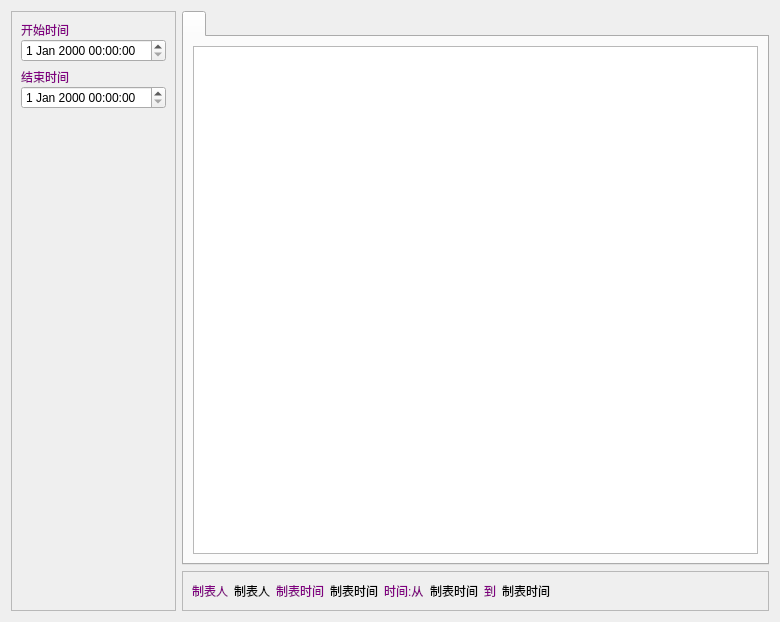
<?xml version="1.0" encoding="UTF-8"?>
<ui version="4.0">
 <class>w_rpt_report_cashfreequery_Dialog</class>
 <widget class="QDialog" name="w_rpt_report_cashfreequery_Dialog">
  <property name="geometry">
   <rect>
    <x>0</x>
    <y>0</y>
    <width>780</width>
    <height>622</height>
   </rect>
  </property>
  <property name="windowTitle">
   <string>Dialog</string>
  </property>
  <layout class="QHBoxLayout" name="horizontalLayout">
   <item>
    <widget class="QFrame" name="frame">
     <property name="minimumSize">
      <size>
       <width>0</width>
       <height>0</height>
      </size>
     </property>
     <property name="maximumSize">
      <size>
       <width>16777215</width>
       <height>16777215</height>
      </size>
     </property>
     <property name="frameShape">
      <enum>QFrame::StyledPanel</enum>
     </property>
     <property name="frameShadow">
      <enum>QFrame::Raised</enum>
     </property>
     <layout class="QVBoxLayout" name="verticalLayout_5" stretch="0,0,0,0,0,1">
      <property name="leftMargin">
       <number>9</number>
      </property>
      <property name="rightMargin">
       <number>9</number>
      </property>
      <item>
       <layout class="QVBoxLayout" name="verticalLayout_2">
        <property name="spacing">
         <number>0</number>
        </property>
        <item>
         <widget class="QLabel" name="label">
          <property name="styleSheet">
           <string notr="true">color:purple;</string>
          </property>
          <property name="text">
           <string>开始时间</string>
          </property>
         </widget>
        </item>
        <item>
         <widget class="lds_datetimeEdit" name="dateTimeEdit"/>
        </item>
       </layout>
      </item>
      <item>
       <layout class="QVBoxLayout" name="verticalLayout_3">
        <property name="spacing">
         <number>0</number>
        </property>
        <item>
         <widget class="QLabel" name="label_2">
          <property name="styleSheet">
           <string notr="true">color:purple;</string>
          </property>
          <property name="text">
           <string>结束时间</string>
          </property>
         </widget>
        </item>
        <item>
         <widget class="lds_datetimeEdit" name="dateTimeEdit_2"/>
        </item>
       </layout>
      </item>
      <item>
       <widget class="QLabel" name="label_10">
        <property name="text">
         <string/>
        </property>
       </widget>
      </item>
      <item>
       <widget class="QLabel" name="label_11">
        <property name="text">
         <string/>
        </property>
       </widget>
      </item>
      <item>
       <widget class="lds_toolbar" name="widget"/>
      </item>
      <item>
       <spacer name="verticalSpacer">
        <property name="orientation">
         <enum>Qt::Vertical</enum>
        </property>
        <property name="sizeHint" stdset="0">
         <size>
          <width>20</width>
          <height>40</height>
         </size>
        </property>
       </spacer>
      </item>
     </layout>
    </widget>
   </item>
   <item>
    <layout class="QVBoxLayout" name="verticalLayout_4">
     <item>
      <widget class="QTabWidget" name="tabWidget">
       <property name="currentIndex">
        <number>0</number>
       </property>
       <widget class="QWidget" name="tab">
        <attribute name="title">
         <string/>
        </attribute>
        <layout class="QVBoxLayout" name="verticalLayout">
         <item>
          <widget class="lds_tableview_sum" name="tableView"/>
         </item>
        </layout>
       </widget>
      </widget>
     </item>
     <item>
      <widget class="QFrame" name="frame_2">
       <property name="frameShape">
        <enum>QFrame::StyledPanel</enum>
       </property>
       <property name="frameShadow">
        <enum>QFrame::Raised</enum>
       </property>
       <layout class="QHBoxLayout" name="horizontalLayout_2">
        <item>
         <widget class="QLabel" name="label_6">
          <property name="styleSheet">
           <string notr="true">color:purple;</string>
          </property>
          <property name="text">
           <string>制表人</string>
          </property>
         </widget>
        </item>
        <item>
         <widget class="QLabel" name="label_operator">
          <property name="text">
           <string>制表人</string>
          </property>
         </widget>
        </item>
        <item>
         <widget class="QLabel" name="label_7">
          <property name="styleSheet">
           <string notr="true">color:purple;</string>
          </property>
          <property name="text">
           <string>制表时间</string>
          </property>
         </widget>
        </item>
        <item>
         <widget class="QLabel" name="label_operattime">
          <property name="text">
           <string>制表时间</string>
          </property>
         </widget>
        </item>
        <item>
         <widget class="QLabel" name="label_8">
          <property name="styleSheet">
           <string notr="true">color:purple;</string>
          </property>
          <property name="text">
           <string>时间:从</string>
          </property>
         </widget>
        </item>
        <item>
         <widget class="QLabel" name="label_timefrom">
          <property name="text">
           <string>制表时间</string>
          </property>
         </widget>
        </item>
        <item>
         <widget class="QLabel" name="label_9">
          <property name="styleSheet">
           <string notr="true">color:purple;</string>
          </property>
          <property name="text">
           <string>到</string>
          </property>
         </widget>
        </item>
        <item>
         <widget class="QLabel" name="label_timeto">
          <property name="text">
           <string>制表时间</string>
          </property>
         </widget>
        </item>
        <item>
         <spacer name="horizontalSpacer">
          <property name="orientation">
           <enum>Qt::Horizontal</enum>
          </property>
          <property name="sizeHint" stdset="0">
           <size>
            <width>40</width>
            <height>20</height>
           </size>
          </property>
         </spacer>
        </item>
       </layout>
      </widget>
     </item>
    </layout>
   </item>
  </layout>
 </widget>
 <customwidgets>
  <customwidget>
   <class>lds_toolbar</class>
   <extends>QFrame</extends>
   <header>lds_toolbar.h</header>
   <container>1</container>
  </customwidget>
  <customwidget>
   <class>lds_tableview_sum</class>
   <extends>QTableView</extends>
   <header>lds_tableview_sum.h</header>
  </customwidget>
  <customwidget>
   <class>lds_datetimeEdit</class>
   <extends>QDateTimeEdit</extends>
   <header>lds_datetimeedit.h</header>
  </customwidget>
 </customwidgets>
 <tabstops>
  <tabstop>tabWidget</tabstop>
  <tabstop>tableView</tabstop>
  <tabstop>dateTimeEdit_2</tabstop>
  <tabstop>dateTimeEdit</tabstop>
 </tabstops>
 <resources/>
 <connections/>
</ui>
